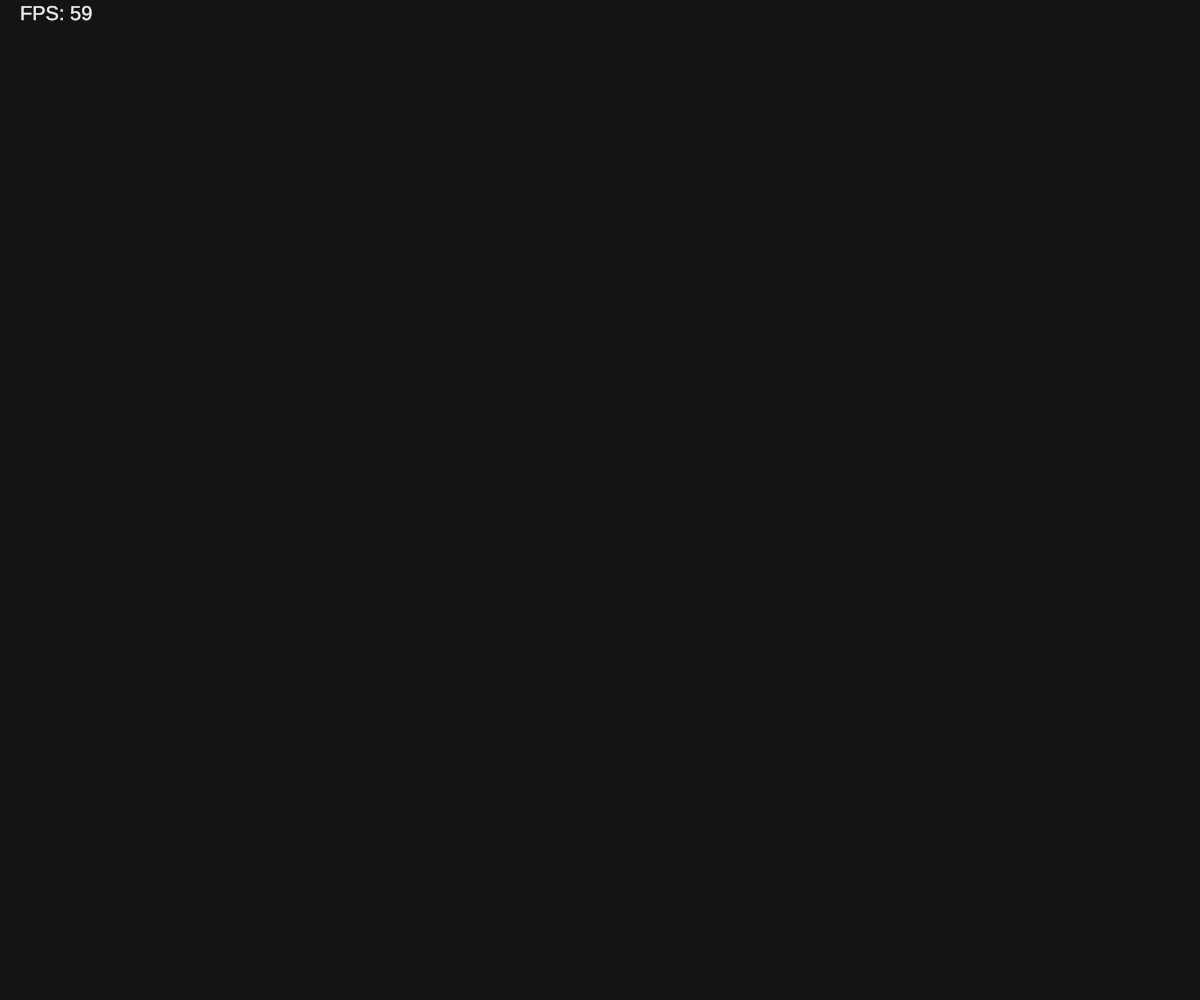
Frame 1 (no input)
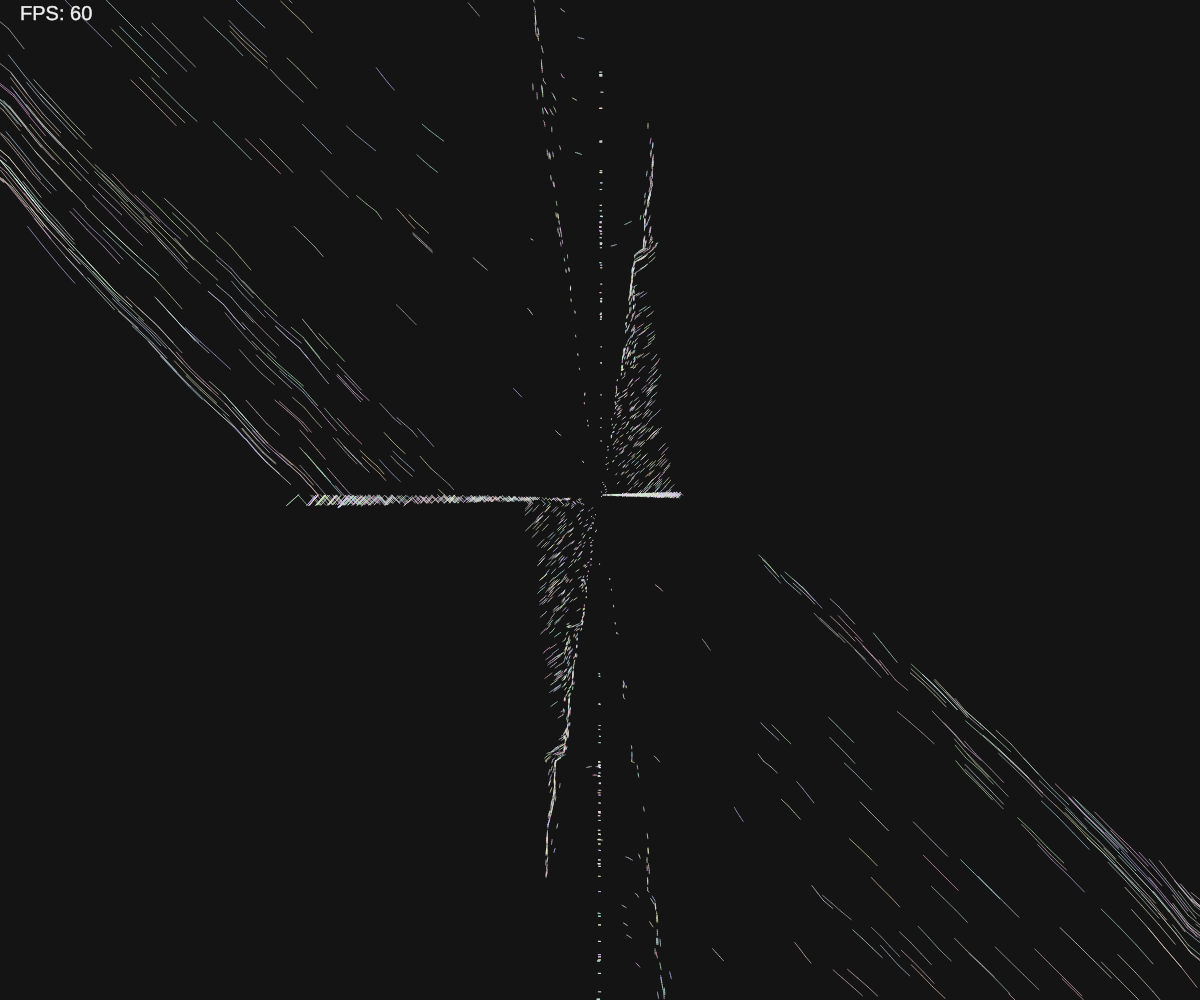
Frame 60 (no input)
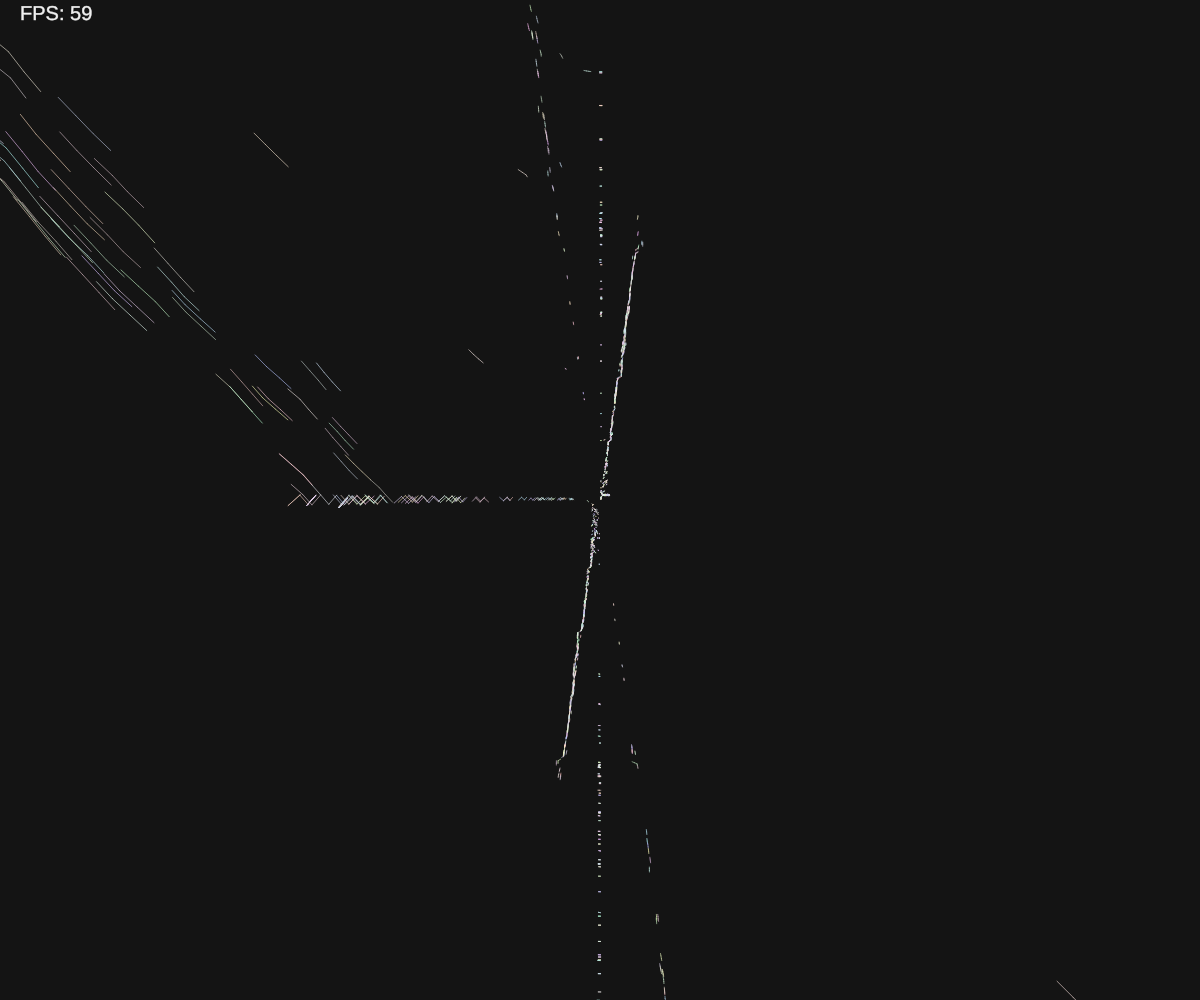
Frame 120 (the mouse pressed at the canvas centre since frame 60)

The p5.js sketch that drew these frames (run headless with seeded random() and noise() and a simulated clock; from frame 60 on, the mouse is pressed at the canvas centre):

// p5.js sketch
// ── sketch.js
let dots = [];
let dotColors = [];
let trails = [];
let trailLen = 3;
let t = 0;
let detail = 200;
let step = 1/detail;
let scale = 1;
let cx = 0;
let cy = 0;
// let ws, hs;


function dp(p, t) {
	return createVector( (-t^2 - p.x*p.y + t) , (-p.x*p.y + p.x*t + p.y + t) ).div(detail);
}

function dp1(p, t) {
	return createVector( -p.x^4 + p.y^3 + 7*p.x^2 , -p.y^6 + p.x^3 + 7*p.x^4 - p.y^2 - p.x  ).div(detail);
}

function dp2(p, t) {
	return createVector( (cos(p.y)*p.x^5), (cos(p.x)*p.y^3) ).div(detail);
}

function dp3(p, t) {
	return createVector( cos(p.y)*sin(t) , cos(p.x)*cos(t) ).div(detail);
}

function dp4(p, t) {
	return createVector( cos(p.y), cos(p.x) ).div(detail);
}

function dp5(p, t) {
	return createVector( p.y^2-tan(p.y)*p.x, p.y-p.x).div(detail);
}



function setup() {
	createCanvas(windowWidth, windowHeight);

	for(let i = 0; i < 5000; i++) {
		let w = width/scale/2/1;
		let h = height/scale/2/1;
		let sx = cx + 0;
		let sy = cy + 0;
		dots.push(createVector(random(-w+sx, w+sx), random(-h+sy, h+sy)));
	}

	for (let i = 0; i < dots.length; i++) {
		dotColors.push([random(180,255), random(180,255), random(180,255)]);
		trails.push([]);
	}

	background(20);
}

function draw() {
	// if (t < step*12) {
		background(20);	
	// }

	for (let i = 0; i < dots.length; i++) {
		dots[i].add(dp1(dots[i], t));
		trails[i].push(dots[i].copy());


		let color = dotColors[i];
		stroke(color[0], color[1], color[2]);
		strokeWeight(.6);
		if (i === 10)
			strokeWeight(1);

		for (let j = 0; j < trails[i].length-1; j++) {
			let v1 = trails[i][j].copy().mult(scale);
			let v2 = trails[i][j+1].copy().mult(scale);
			let xShift = width/2 + cx*scale;
			let yShift = height/2 - cy*scale;
			line(v1.x + xShift, -v1.y + yShift, v2.x + xShift, -v2.y + yShift);
		}
		if (trails[i].length > trailLen)
			trails[i].splice(0,1);
	}

	t += step;

	textSize(20);
	fill(240);
	strokeWeight(0.5);
	stroke(220);
	text("FPS: " + floor(frameRate()), 20, 20);

}
